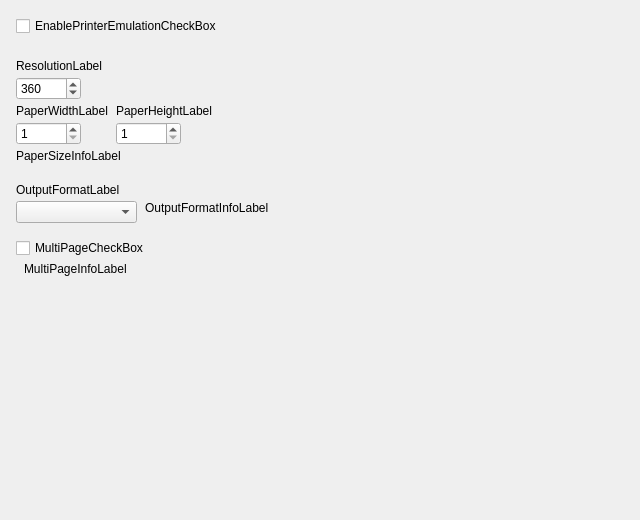
<?xml version="1.0" encoding="UTF-8"?>
<ui version="4.0">
  <class>ModernProfileEditorPrinterFrame</class>
  <widget class="QWidget" name="ModernProfileEditorPrinterFrame">
    <property name="geometry"><rect><x>0</x><y>0</y><width>640</width><height>520</height></rect></property>
    <property name="vclDesignWidth" stdset="0"><number>640</number></property>
    <property name="vclDesignHeight" stdset="0"><number>520</number></property>
    <layout class="QVBoxLayout" name="ModernProfileEditorPrinterFrame_Layout" stretch="0,0,0,0,0,0,0,1">
      <property name="leftMargin"><number>16</number></property>
      <property name="topMargin"><number>16</number></property>
      <property name="rightMargin"><number>16</number></property>
      <property name="bottomMargin"><number>8</number></property>
      <property name="spacing"><number>0</number></property>
      <item>
        <layout class="QGridLayout" name="ModernProfileEditorPrinterFrame_Section1" columnstretch="0,1">
          <property name="leftMargin"><number>0</number></property>
          <property name="topMargin"><number>0</number></property>
          <property name="rightMargin"><number>0</number></property>
          <property name="bottomMargin"><number>0</number></property>
          <property name="horizontalSpacing"><number>8</number></property>
          <property name="verticalSpacing"><number>4</number></property>
          <item row="0" column="0" colspan="2">
            <widget class="QCheckBox" name="EnablePrinterEmulationCheckBox">
              <property name="text"><string>EnablePrinterEmulationCheckBox</string></property>
            </widget>
          </item>
          <item row="0" column="1">
            <spacer name="ModernProfileEditorPrinterFrame_Section1_HFill">
              <property name="orientation"><enum>Qt::Horizontal</enum></property>
              <property name="sizeHint" stdset="0"><size><width>0</width><height>0</height></size></property>
            </spacer>
          </item>
        </layout>
      </item>
      <item>
        <spacer name="ModernProfileEditorPrinterFrame_Gap1">
          <property name="orientation"><enum>Qt::Vertical</enum></property>
          <property name="sizeType"><enum>QSizePolicy::Fixed</enum></property>
          <property name="sizeHint" stdset="0"><size><width>0</width><height>23</height></size></property>
        </spacer>
      </item>
      <item>
        <layout class="QGridLayout" name="ModernProfileEditorPrinterFrame_Section2" columnstretch="0,0,1">
          <property name="leftMargin"><number>0</number></property>
          <property name="topMargin"><number>0</number></property>
          <property name="rightMargin"><number>0</number></property>
          <property name="bottomMargin"><number>0</number></property>
          <property name="horizontalSpacing"><number>8</number></property>
          <property name="verticalSpacing"><number>4</number></property>
          <item row="0" column="0" colspan="3">
            <widget class="QLabel" name="ResolutionLabel">
              <property name="text"><string>ResolutionLabel</string></property>
              <property name="textFormat"><enum>Qt::PlainText</enum></property>
              <property name="alignment"><set>Qt::AlignLeft|Qt::AlignTop</set></property>
            </widget>
          </item>
          <item row="1" column="0" alignment="Qt::AlignLeft">
            <widget class="QSpinBox" name="ResolutionEdit">
              <property name="minimum"><number>72</number></property>
              <property name="maximum"><number>1200</number></property>
              <property name="value"><number>360</number></property>
              <property name="minimumSize"><size><width>65</width><height>0</height></size></property>
            </widget>
          </item>
          <item row="2" column="0">
            <widget class="QLabel" name="PaperWidthLabel">
              <property name="text"><string>PaperWidthLabel</string></property>
              <property name="textFormat"><enum>Qt::PlainText</enum></property>
              <property name="alignment"><set>Qt::AlignLeft|Qt::AlignTop</set></property>
            </widget>
          </item>
          <item row="2" column="1" colspan="2">
            <widget class="QLabel" name="PaperHeightLabel">
              <property name="text"><string>PaperHeightLabel</string></property>
              <property name="textFormat"><enum>Qt::PlainText</enum></property>
              <property name="alignment"><set>Qt::AlignLeft|Qt::AlignTop</set></property>
            </widget>
          </item>
          <item row="3" column="0" alignment="Qt::AlignLeft">
            <widget class="QSpinBox" name="PaperWidthEdit">
              <property name="minimum"><number>1</number></property>
              <property name="maximum"><number>250</number></property>
              <property name="value"><number>1</number></property>
              <property name="minimumSize"><size><width>65</width><height>0</height></size></property>
            </widget>
          </item>
          <item row="3" column="1" alignment="Qt::AlignLeft">
            <widget class="QSpinBox" name="PaperHeightEdit">
              <property name="minimum"><number>1</number></property>
              <property name="maximum"><number>250</number></property>
              <property name="value"><number>1</number></property>
              <property name="minimumSize"><size><width>65</width><height>0</height></size></property>
            </widget>
          </item>
          <item row="4" column="0" colspan="3">
            <widget class="QLabel" name="PaperSizeInfoLabel">
              <property name="text"><string>PaperSizeInfoLabel</string></property>
              <property name="textFormat"><enum>Qt::PlainText</enum></property>
              <property name="alignment"><set>Qt::AlignLeft|Qt::AlignTop</set></property>
            </widget>
          </item>
          <item row="0" column="2">
            <spacer name="ModernProfileEditorPrinterFrame_Section2_HFill">
              <property name="orientation"><enum>Qt::Horizontal</enum></property>
              <property name="sizeHint" stdset="0"><size><width>0</width><height>0</height></size></property>
            </spacer>
          </item>
        </layout>
      </item>
      <item>
        <spacer name="ModernProfileEditorPrinterFrame_Gap2">
          <property name="orientation"><enum>Qt::Vertical</enum></property>
          <property name="sizeType"><enum>QSizePolicy::Fixed</enum></property>
          <property name="sizeHint" stdset="0"><size><width>0</width><height>20</height></size></property>
        </spacer>
      </item>
      <item>
        <layout class="QGridLayout" name="ModernProfileEditorPrinterFrame_Section3" columnstretch="0,0,1">
          <property name="leftMargin"><number>0</number></property>
          <property name="topMargin"><number>0</number></property>
          <property name="rightMargin"><number>0</number></property>
          <property name="bottomMargin"><number>0</number></property>
          <property name="horizontalSpacing"><number>8</number></property>
          <property name="verticalSpacing"><number>4</number></property>
          <item row="0" column="0" colspan="3">
            <widget class="QLabel" name="OutputFormatLabel">
              <property name="text"><string>OutputFormatLabel</string></property>
              <property name="textFormat"><enum>Qt::PlainText</enum></property>
              <property name="alignment"><set>Qt::AlignLeft|Qt::AlignTop</set></property>
            </widget>
          </item>
          <item row="1" column="0" alignment="Qt::AlignLeft">
            <widget class="QComboBox" name="OutputFormatComboBox">
              <property name="editable"><bool>false</bool></property>
              <property name="maxVisibleItems"><number>8</number></property>
              <property name="minimumSize"><size><width>121</width><height>0</height></size></property>
            </widget>
          </item>
          <item row="1" column="1" colspan="2">
            <widget class="QLabel" name="OutputFormatInfoLabel">
              <property name="text"><string>OutputFormatInfoLabel</string></property>
              <property name="textFormat"><enum>Qt::PlainText</enum></property>
              <property name="wordWrap"><bool>true</bool></property>
              <property name="alignment"><set>Qt::AlignLeft|Qt::AlignTop</set></property>
            </widget>
          </item>
          <item row="0" column="2">
            <spacer name="ModernProfileEditorPrinterFrame_Section3_HFill">
              <property name="orientation"><enum>Qt::Horizontal</enum></property>
              <property name="sizeHint" stdset="0"><size><width>0</width><height>0</height></size></property>
            </spacer>
          </item>
        </layout>
      </item>
      <item>
        <spacer name="ModernProfileEditorPrinterFrame_Gap3">
          <property name="orientation"><enum>Qt::Vertical</enum></property>
          <property name="sizeType"><enum>QSizePolicy::Fixed</enum></property>
          <property name="sizeHint" stdset="0"><size><width>0</width><height>15</height></size></property>
        </spacer>
      </item>
      <item>
        <layout class="QGridLayout" name="ModernProfileEditorPrinterFrame_Section4" columnstretch="0,0,1">
          <property name="leftMargin"><number>0</number></property>
          <property name="topMargin"><number>0</number></property>
          <property name="rightMargin"><number>0</number></property>
          <property name="bottomMargin"><number>0</number></property>
          <property name="horizontalSpacing"><number>8</number></property>
          <property name="verticalSpacing"><number>4</number></property>
          <item row="0" column="0" colspan="3">
            <widget class="QCheckBox" name="MultiPageCheckBox">
              <property name="text"><string>MultiPageCheckBox</string></property>
            </widget>
          </item>
          <item row="1" column="1" colspan="2">
            <widget class="QLabel" name="MultiPageInfoLabel">
              <property name="text"><string>MultiPageInfoLabel</string></property>
              <property name="textFormat"><enum>Qt::PlainText</enum></property>
              <property name="wordWrap"><bool>true</bool></property>
              <property name="alignment"><set>Qt::AlignLeft|Qt::AlignTop</set></property>
            </widget>
          </item>
          <item row="0" column="2">
            <spacer name="ModernProfileEditorPrinterFrame_Section4_HFill">
              <property name="orientation"><enum>Qt::Horizontal</enum></property>
              <property name="sizeHint" stdset="0"><size><width>0</width><height>0</height></size></property>
            </spacer>
          </item>
        </layout>
      </item>
      <item>
        <spacer name="ModernProfileEditorPrinterFrame_VFill">
          <property name="orientation"><enum>Qt::Vertical</enum></property>
          <property name="sizeHint" stdset="0"><size><width>0</width><height>0</height></size></property>
        </spacer>
      </item>
    </layout>
  </widget>
  <tabstops>
    <tabstop>EnablePrinterEmulationCheckBox</tabstop>
    <tabstop>ResolutionEdit</tabstop>
    <tabstop>PaperWidthEdit</tabstop>
    <tabstop>PaperHeightEdit</tabstop>
    <tabstop>OutputFormatComboBox</tabstop>
    <tabstop>MultiPageCheckBox</tabstop>
  </tabstops>
  <resources>
    <include location="../../resources/dfend.qrc" />
  </resources>
  <connections />
</ui>
